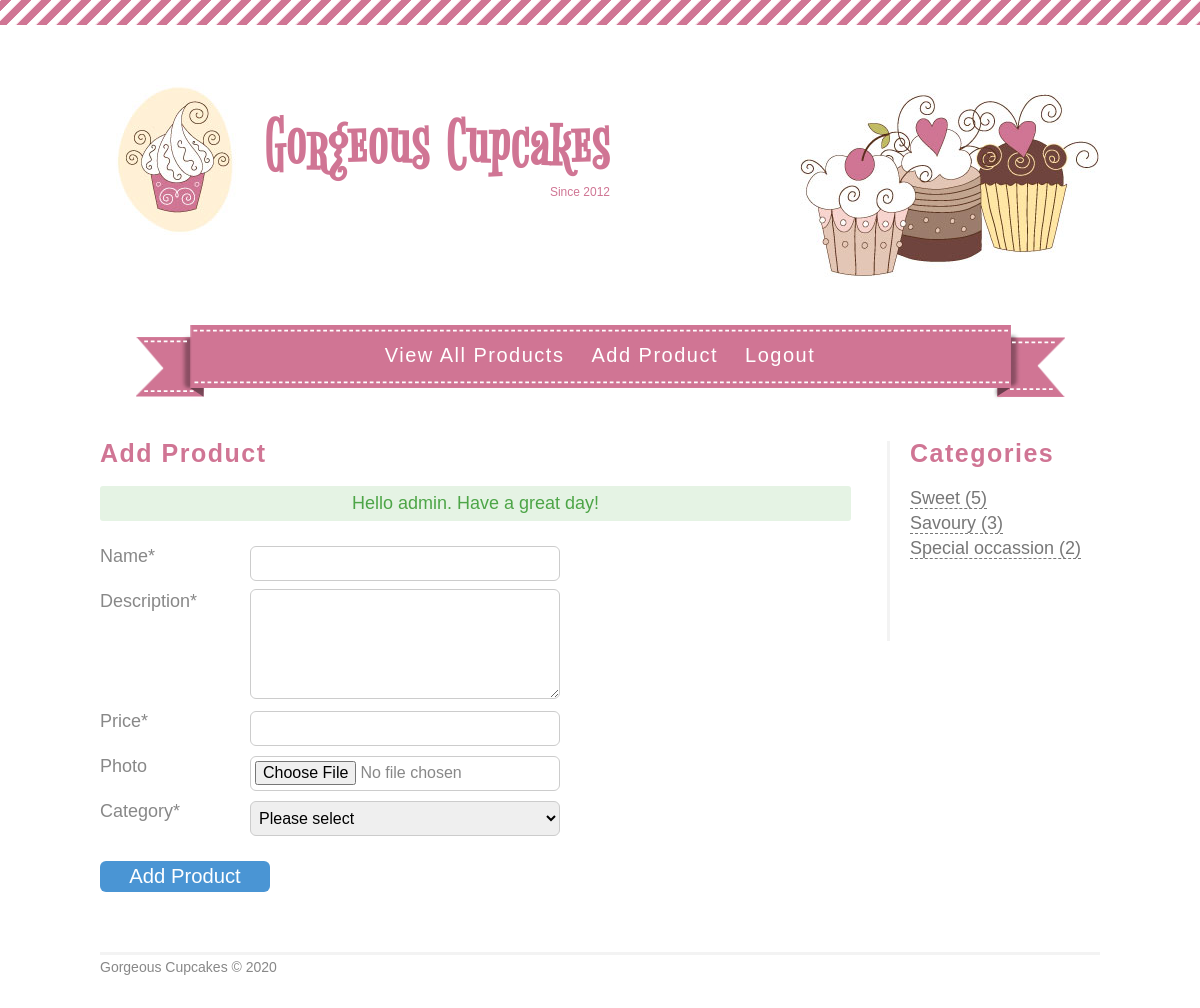
Page /view/product_add_form.php (signed in) on the committed database.
### tables this page shows
CREATE TABLE IF NOT EXISTS `category` (
  `categoryID` int(10) NOT NULL AUTO_INCREMENT,
  `categoryName` varchar(256) NOT NULL,
  `categoryDescription` text NOT NULL,
  PRIMARY KEY (`categoryID`)
);

### model/functions_category.php (called while the page is built, shortened)
<?php
	function get_categories()
	{
		global $conn;
		$sql = 'SELECT category.*, COUNT(product.categoryID) AS catnum FROM category INNER JOIN product USING(categoryID) GROUP BY product.categoryID';
		$statement = $conn->prepare($sql);
		$statement->execute();
		$result = $statement->fetchAll();
		return $result;
	}
?>

### view/product_add_form.php (the view, shortened to what this page needs)
<?php
	require('../model/database.php');
	require('../model/functions_category.php');
	require('../model/functions_messages.php');
	require('header.php');
	require('nav.php');
?>
<section id="main">
	<h2>Add Product</h2>
	<form action="../controller/product_add_process.php" method="post" enctype="multipart/form-data">
		<div>
			<label>Name*</label>
			<input id="productName" type="text" name="productName" required />
		</div>
		<div>
			<label>Description*</label>
			<textarea id="productDescription" name="productDescription" required /></textarea>
		</div>
		<div>
			<label>Price*</label>
			<input id="productPrice" type="text" name="productPrice" required />
		</div>
		<div>
			<label>Photo</label> <input type="file" name="productPhoto" /><br />
		</div>
		<div>
			<label>Category*</label>
			<select name='categoryID'>
			<option value="">Please select</option>
			</select><br />
		</div>
		<div>
			<input type="submit" value="Add Product" />
		</div>
	</form>
</section>
<?php
	require('sidebar.php');
	require('footer.php');
?>

### view/sidebar.php
<section id="sidebar">
	<h2>Categories</h2>
	<?php
		$result = get_categories();
		foreach ($result as $row):
			echo "<p><a href = 'category.php?categoryID=" . $row['categoryID'] . "'>" . $row['categoryName'] . " (" . $row['catnum'] . ")</a></p>";
		endforeach;
	?>
</section>

### view/css/main.css (style rules this page uses)
body, div, h1, h2, h3, h4, h5, h6, p, ul, ol, li, dl, dt, dd, img, form, fieldset, input, textarea, blockquote { margin:0; padding:0; }
body { font-family:Arial, sans-serif; line-height:25px; font-size:18px; color:#888888; background-color: #ffffff; }
h2 { font-size:25px; color:#d07594; padding: 0 0 20px 0; letter-spacing:1.5px; }
#main { width:78%; float:left; }
#sidebar { width:19%; height:200px; float:right; border-left:3px solid #f3f3f3; padding: 0 0 0 20px; }
#sidebar a:link, #sidebar a:visited { color:#777777; text-decoration:none; border-bottom:1px dashed #777777; }
a:link, a:visited { color:#d07594; text-decoration:none; border-bottom:1px dashed #d07594; }
form { margin:20px 0 40px 0; }
label { display:block; float:left; width:150px; margin:3px 0 3px 0; }
input { width:300px; height:25px; margin:5px 0 5px 0; border-radius:6px; border:solid #ccc 1px; padding:4px; font-size:16px; }
select { width:310px; height:35px; margin:5px 0 5px 0; border-radius:6px; border:solid #ccc 1px; padding:4px; font-size:16px; }
input[type="submit"], input[type="button"] { background-color:#4a95d4; border-radius:6px; color:#fff; font-size:1.125em;; cursor:pointer; text-align:center; padding:4px; margin: 20px 0 20px 0; border:none; height:auto; width:170px; }
textarea { width:300px; height:100px; padding:4px; border-radius:6px; border:solid #ccc 1px; margin:3px 0 0 0; font-size:16px; }

### rows in the picture
category: categoryName "Sweet", catnum "5"
category: categoryName "Savoury", catnum "3"
category: categoryName "Special occassion", catnum "2"

### other values in the picture
$_SESSION['success'] "Hello admin. Have a great day!"
